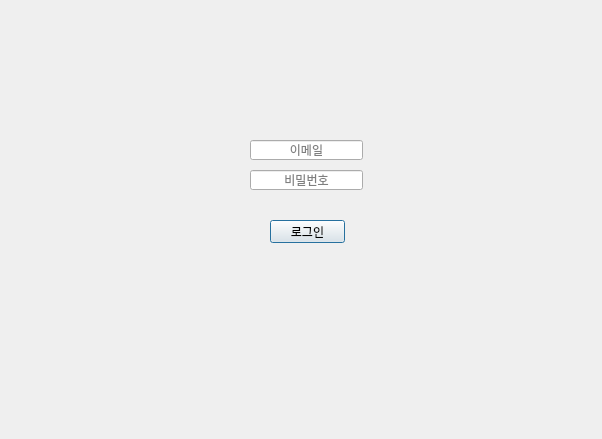
<?xml version="1.0" encoding="UTF-8"?>
<ui version="4.0">
 <class>Dialog</class>
 <widget class="QDialog" name="Dialog">
  <property name="geometry">
   <rect>
    <x>0</x>
    <y>0</y>
    <width>602</width>
    <height>439</height>
   </rect>
  </property>
  <property name="windowTitle">
   <string>Dialog</string>
  </property>
  <widget class="QLineEdit" name="email">
   <property name="geometry">
    <rect>
     <x>250</x>
     <y>140</y>
     <width>113</width>
     <height>20</height>
    </rect>
   </property>
   <property name="alignment">
    <set>Qt::AlignCenter</set>
   </property>
   <property name="placeholderText">
    <string>이메일</string>
   </property>
  </widget>
  <widget class="QLineEdit" name="pwd">
   <property name="geometry">
    <rect>
     <x>250</x>
     <y>170</y>
     <width>113</width>
     <height>20</height>
    </rect>
   </property>
   <property name="alignment">
    <set>Qt::AlignCenter</set>
   </property>
   <property name="placeholderText">
    <string>비밀번호</string>
   </property>
  </widget>
  <widget class="QPushButton" name="pushButton">
   <property name="geometry">
    <rect>
     <x>270</x>
     <y>220</y>
     <width>75</width>
     <height>23</height>
    </rect>
   </property>
   <property name="text">
    <string>로그인</string>
   </property>
  </widget>
 </widget>
 <resources/>
 <connections/>
</ui>
